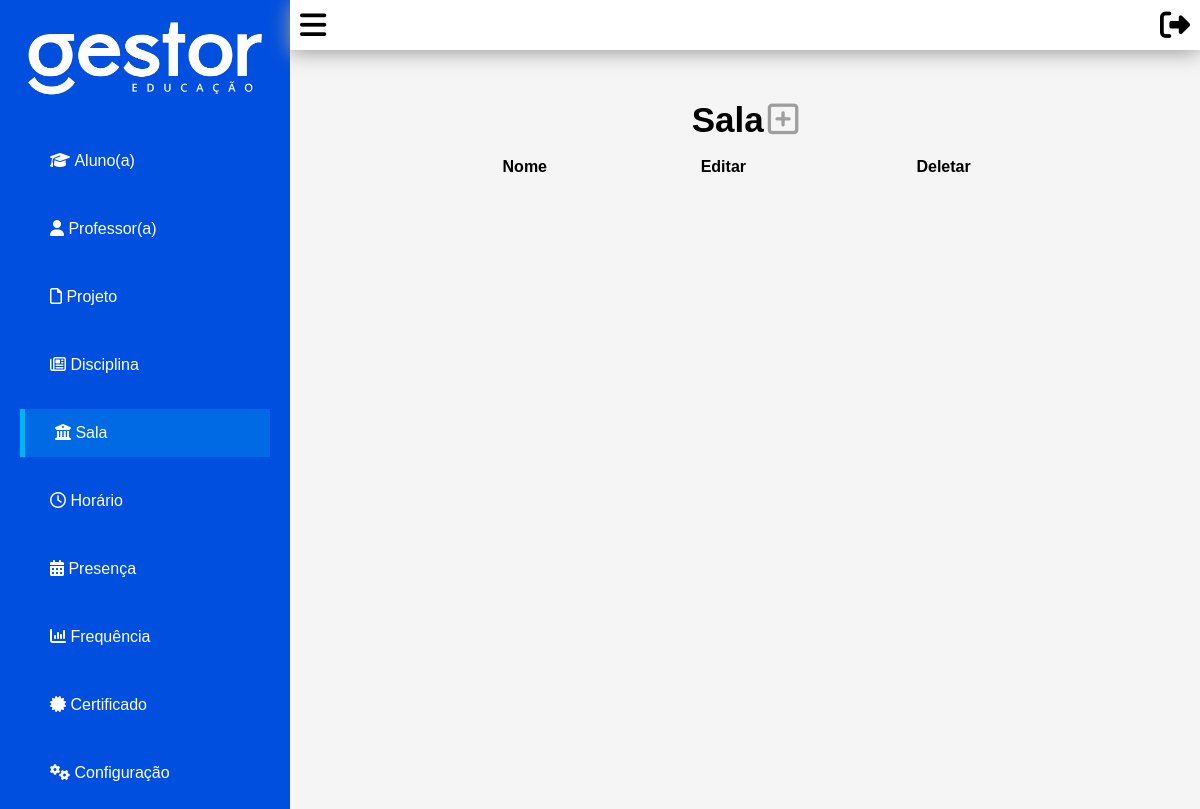
Before: /sala with the older database file.
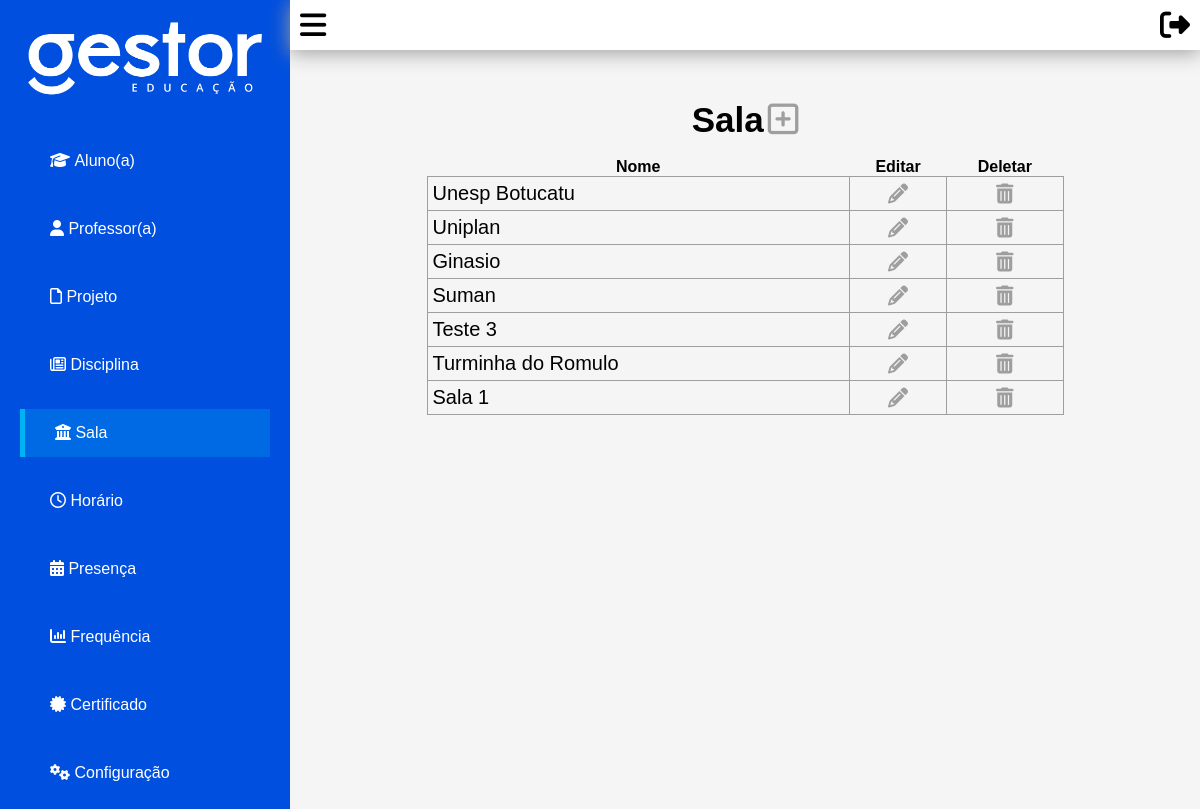
After: the same page with the newer database file.
### tables this page shows
CREATE TABLE `sala` (
  `id` int NOT NULL,
  `nome` varchar(255) NOT NULL
);

### core/autoload.php (called while the page is built, shortened)
<?php
spl_autoload_register(function ($className) {
    $projectRoot = dirname(__DIR__);
    $baseDirs = [
        $projectRoot . '/core/router/',
        $projectRoot . '/core/controller/',
        $projectRoot . '/core/database/',
        $projectRoot . '/src/controller/',
        $projectRoot . '/src/model/',
    ];
    foreach ($baseDirs as $baseDir) {
        $file = $baseDir . $className . '.php';
        if (file_exists($file)) {
            return;
        }
    }
    throw new Exception("Classe '{$className}' não encontrada no autoload.");
});

### core/database/Connection.php (called while the page is built, shortened)
<?php
class Connection
{
    private $bd;
    public function __construct()
    {
        $this->username = $_ENV['DATABASE_USERNAME'];
        $this->password = $_ENV['DATABASE_PASSWORD'];
        $this->host     = $_ENV['DATABASE_HOST'];
        $this->port     = $_ENV['DATABASE_PORT'];
        $this->dataBase = $_ENV['DATABASE_NAME'];
        try {
            $this->bd = new PDO('mysql:host=' . $this->host . ';port=' . $this->port . ';dbname=' . $this->dataBase, $this->username, $this->password);
            $this->bd->setAttribute(PDO::ATTR_ERRMODE, PDO::ERRMODE_EXCEPTION);
        } catch (PDOException $err) {
            die('Database connection failed: ' . $err->getMessage());
        }
    }
    public function getConnection(): PDO
    {
        return $this->bd;
    }
}

### core/database/Model.php (called while the page is built, shortened)
<?php
class Model
{
    protected $connection;
    protected $table;
    public function __construct()
    {
        $Connection = new Connection;
        $this->connection = $Connection->getConnection();
    }
    function read($conditions = [])
    {
        $query = "SELECT * FROM {$this->table}";
        $sql = $this->connection->prepare($query);
        $sql->execute($conditions);
        return $sql->fetchAll(PDO::FETCH_ASSOC);
    }
}

### src/controller/SalaController.php (called while the page is built, shortened)
<?php
    class SalaController extends Controller{
        function buscarTodos(){
            $Sala = new Sala();
            $Salas = $Sala->read();
            return json_encode([
                "access" => true,
                "salas" => $Salas
            ]);
        }
    }
?>

### public/view/sala/index.php (the view, shortened to what this page needs)
<head>
    <link href="/public/view/sala/styles.css" rel="stylesheet">
</head>
<?php include_once($_SERVER['DOCUMENT_ROOT'].'/public/head.php')?>
<div class="grid-content grid-container">
	<?php include_once($_SERVER['DOCUMENT_ROOT'].'/public/menu.php')?>
    <div class="grid-item-content">
        <?php include_once($_SERVER['DOCUMENT_ROOT'].'/public/top.php')?>
        <label class="title">Sala</label> <a href="/sala/criar"><i class="title fa fa-plus-square-o" aria-hidden="true"></i></a>
		<br>
		<br>
		<?php
			$SalaController = new SalaController();
			$salas = json_decode($SalaController->buscarTodos())->salas;
		?>
		<table class="list">
            <tr>
                <th>
                    Nome
                </th>
                <th>
                    Editar
                </th>
                <th>
                    Deletar
                </th>
            </tr>
            <tbody>
                <?php foreach ($salas as $sala){ ?>
                    <tr>
                        <td class="text-left">
                            <?php echo $sala->nome ?>
                        </td>
                        <td>
                            <a href="/sala/editar?id=<?php echo $sala->id ?>"><i class="fa fa-pencil" aria-hidden="true"></i></a>
                        </td>
                        <td>
                            <a href="/sala/deletar?id=<?php echo $sala->id ?>"><i class="fa fa-trash" aria-hidden="true"></i></a>
                        </td>
                    </tr>
                <?php } ?>
            </tbody>
        </table>
    </div>
</div>

Changed rows visible on the page:
added sala: nome "Unesp Botucatu"
added sala: nome "Uniplan"
added sala: nome "Ginasio"
added sala: nome "Suman"
added sala: nome "Teste 3"
added sala: nome "Turminha do Romulo"
added sala: nome "Sala 1"
